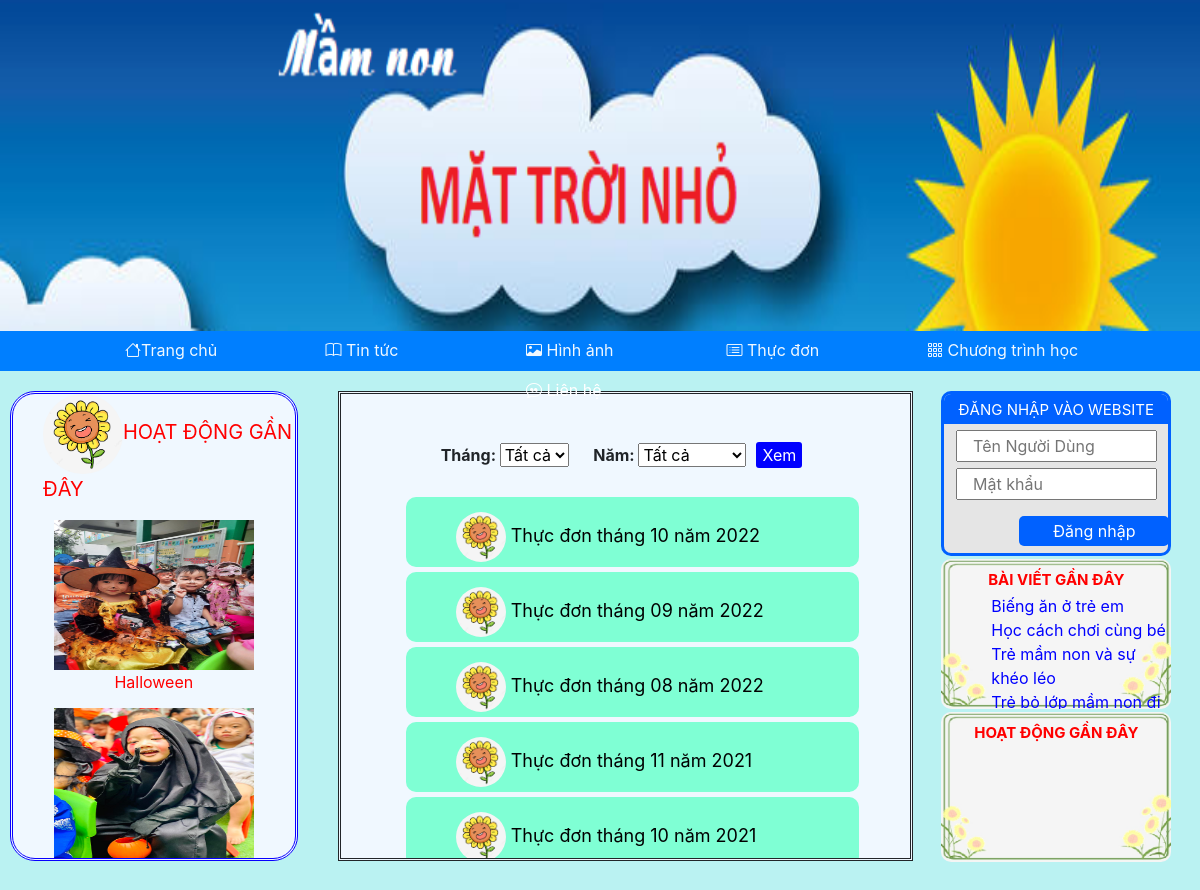
The app's page /inc/thucdon.php with its own data.
### tables this page shows
CREATE TABLE `anh` (
  `MAGV` varchar(10) NOT NULL,
  `LINK` varchar(1000) NOT NULL,
  `CHUDE` varchar(1000) NOT NULL,
  `THOIGIAN` date NOT NULL,
  `DIADIEM` varchar(1000) NOT NULL
);

CREATE TABLE `thucdon` (
  `MATD` int(11) NOT NULL,
  `TIEUDE` varchar(200) NOT NULL,
  `LINK` varchar(1000) NOT NULL,
  `THANG` varchar(5) NOT NULL,
  `NAM` varchar(10) NOT NULL
);

CREATE TABLE `baidang` (
  `MABD` int(11) NOT NULL,
  `TIEUDE` varchar(1000) NOT NULL,
  `LINK` varchar(1000) NOT NULL,
  `THELOAI` varchar(30) NOT NULL,
  `MAGV` varchar(20) NOT NULL,
  `NGAYDANG` date NOT NULL
);

### inc/thucdon.php (the view, shortened to what this page needs)
<?php
    require_once("../connect.php");
    require_once("../inc/heading.php");
?>
<html>
    <head>
    </head>
    <body>
        <div id='content'>
             <div id='hdanh'>
                <p style=' font-size: 20; color: red; margin-left: 30px;'><img src='../css/huongduong.png' style='width: 80px; height: 80px; border-radius: 50%; '>HOẠT ĐỘNG GẦN ĐÂY</p>
                <div id='img-dong'>
                    <div id='anh'>
                        <?php
                            $q=$conn->query("SELECT * FROM `anh` ORDER BY THOIGIAN DESC");
                            $i=0;
                            while($rd=$q->fetch_assoc()){
                                if($i<5){
                                    echo "<div id='img-hd'><img src='".$rd["LINK"]."' style='width: 200; height: 150;'><br>".$rd["CHUDE"]."</div>";
                                    $i=$i+1;
                                }
                                else{
                                    break;
                                }
                            }
                        ?>
                    </div>
                </div>
            </div>
            <div id='xemimg'>
                <br><br>
                <b style='margin-left: 100px;'>Tháng: </b>
                <select id='thang'>
                    <option>Tất cả</option>
                </select>
                <?php
                    echo "<b style='margin-left: 20px;'>Năm: </b><select id='nam-img'>
                        <option>Tất cả</option>";
                    echo "</select>";
                    echo "<button style='margin-left: 10px; border: none; border-radius: 3px; background-color: blue; color: white;'
                                                onclick='xem()'>Xem</button><br><br>";
                    ?>
                    <div id='hframe'>
                        <?php
                            $q2=$conn->query("SELECT*FROM thucdon ORDER BY NAM DESC, THANG DESC");
                            echo "<ul id='listimg'>";
                            while($r2=$q2->fetch_assoc()){
                                echo "<li><div id='frame-img'><img src='../css/huongduong.png' style='width: 50px; height: 50px; border-radius: 50%'>
                                        <a href='".$r2["LINK"]."';>".$r2["TIEUDE"]."</a></div></li>";
                            }
                            echo "</ul>"
                     ?>
                    </div>
            </div>
            <div id="log">
                    <div id="login">
                            <div class="label-login">
                                    ĐĂNG NHẬP VÀO WEBSITE
                            </div>
                            <form id="fdn" method="POST" name="flogin" action="../login.php">
                                <input type="text" name='tendn' id="tendn" placeholder="   Tên Người Dùng" class="input-user">
                                <input type="password" name='mk' id="mk" placeholder="   Mật khẩu" class="input-user">
                            </form>
                            <button id="btnDN" onclick="check()">Đăng nhập</button>
                    </div>
                    <div id='gocthayco'>
                        <p style="text-align:center; font-size: 15; color: red; margin-top: 10px;margin-bottom: 3px;"><b>BÀI VIẾT GẦN ĐÂY</b></p>
                        <ul style='list-style-type: none;'>
                        <?php
                            $q=$conn->query("SELECT*FROM baidang WHERE THELOAI='Bài viết'");
                            $i=0;
                            while($rt=$q->fetch_assoc()){
                                if($i<4){
                                    echo "<li style=' margin-left: 10px; '><a style='color: blue;' href='".$rt["LINK"]."'>".$rt["TIEUDE"]."</a></li>";
                                    $i=$i+1;
                                }
                                else{
                                    break;
                                }
                            }
                        ?>
                        </ul>
                    </div>
                    <div id='hd'>
                         <p style="text-align:center; font-size: 15; color: red; margin-top: 10px; margin-bottom: 3px;"><b>HOẠT ĐỘNG GẦN ĐÂY</b></p>
                    </div>
            </div>
        </div>
    </body>
</html>

### inc/thucdon.php (style rules this page uses)
body { background-color: #baf2f2; }
#content { width: 100%; background-color: #baf2f2; display:flex; }
#xemimg { width: 50%; height: 470px; margin-top:20px; border-style: double; background-color:aliceblue; overflow-y: auto; margin-left: 2.5%; }
#log { width:25%; height:470px; background-color: #baf2f2; margin-top: 20px; }
#login { width: 80%; height: 35%; background-color: #e5e5e5; margin-left: 10%; border-style: solid; border-radius: 10px; border-color: #0061ff; overflow-x: hidden; overflow-y: hidden; }
.label-login { width: 100%; height: 30px; text-align: center; color: white; background-color: #0061ff; font-size: 15; padding-top: 5px; }
#btnDN { width: 150px; height: 30px; background-color: #0061ff; margin-left: 75px; margin-top: 0px; color: white; border: none; font-size: 16; border-radius: 5px; }
#fdn { width: 90%; margin-left:5%; }
#fdn input { width: 100%; height: 20%; margin-top: 3%; }
#gocthayco { width: 80%; height:32%; margin-top:1%; margin-left: 10%; background-image: url("../css/khung.png"); background-size: 100% 100%; border-radius: 10px; overflow-x: hidden; }
#hd { width: 80%; height:32%; margin-top:1%; margin-left: 10%; background-image: url("../css/khung.png"); background-size: 100% 100%; border-radius: 10px; overflow-x: hidden; }
#hdanh { width: 25%; height: 470px; margin-top: 20px; margin-left: 10px; margin-right:10px; background-color:aliceblue; border-style: double; border-radius: 25px; border-color: #0800ff; overflow-y: hidden; }
#listimg li { list-style-type: none; margin-left: 25px; }
#frame-img { width:90%; margin-top: 5px; background-color: aquamarine; font-size: 18px; height: 70px; border-radius: 10px; padding-left: 50px; padding-top: 15px; display: block; display: -webkit-box; -webkit-line-clamp: 1; -webkit-box-orient: vertical; overflow: hidden; text-overflow: ellipsis; }
#frame-img a { color:black; }
#img-dong { width: 100%; height:90%; position:relative; overflow-y: hidden; }
#img-hd { width: 80%; height:45%; text-align: center; color:red; margin-left: 10%; }
#anh { position:relative; top:0px; animation-name: move; animation-duration:10s; animation-iteration-count:infinite; }

### records on screen
anh: LINK (picture), CHUDE "Halloween"
anh: LINK (picture)
thucdon: TIEUDE "Thực đơn tháng 10 năm 2022"
thucdon: TIEUDE "Thực đơn tháng 09 năm 2022"
thucdon: TIEUDE "Thực đơn tháng 08 năm 2022"
thucdon: TIEUDE "Thực đơn tháng 11 năm 2021"
thucdon: TIEUDE "Thực đơn tháng 10 năm 2021"
baidang: TIEUDE "Biếng ăn ở trẻ em"
baidang: TIEUDE "Học cách chơi cùng bé"
baidang: TIEUDE "Trẻ mầm non và sự khéo léo"
baidang: TIEUDE "Trẻ bỏ lớp mầm non đi…"
